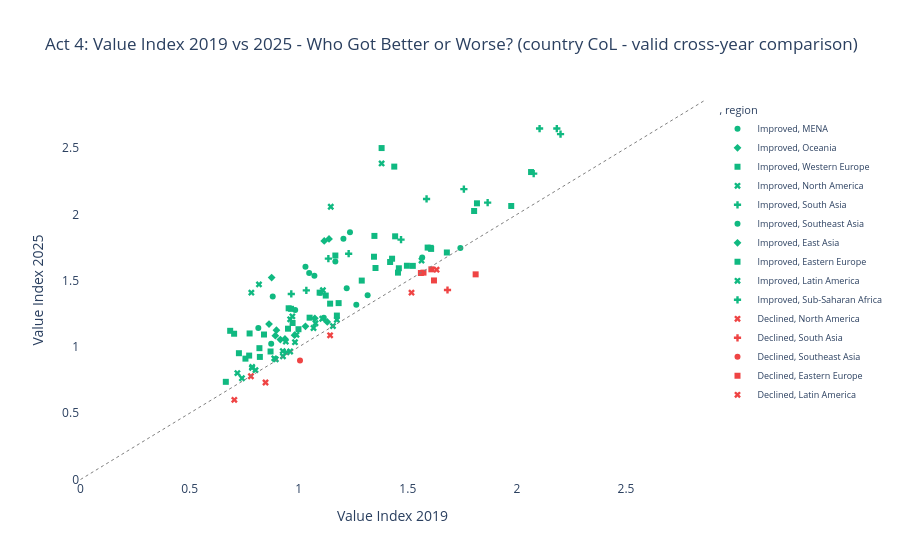

Source (notebook cell):
### Markdown cell above
---
## Act 4: The Net Verdict - 2019 → 2025

With the full arc visible: who are the long-run winners and losers? What drove the
change - rising costs, falling quality, or both? Which regions were hit hardest?

### Code cell
pre_data  = df[df['year'] == PRE_COVID][['City','region','value_index','quality_score','col_rank']].rename(
    columns={'value_index':'vi_2019','quality_score':'q_2019','col_rank':'rank_2019'})
post_data = df[df['year'] == POST_COVID][['City','value_index','quality_score','col_rank']].rename(
    columns={'value_index':'vi_2025','quality_score':'q_2025','col_rank':'rank_2025'})

cmp = pre_data.merge(post_data, on='City')
cmp['vi_change'] = (cmp['vi_2025'] - cmp['vi_2019']).round(3)
cmp['q_change']  = (cmp['q_2025']  - cmp['q_2019']).round(1)
cmp['direction'] = cmp['vi_change'].apply(lambda x: 'Improved' if x > 0 else 'Declined')

improved = (cmp['direction'] == 'Improved').sum()
declined = (cmp['direction'] == 'Declined').sum()
print(f'Cities improved: {improved}  |  declined: {declined}')

max_val = max(cmp['vi_2019'].max(), cmp['vi_2025'].max()) * 1.08

fig = px.scatter(
    cmp, x='vi_2019', y='vi_2025',
    color='direction', hover_name='City',
    hover_data={'vi_change':':.3f','q_change':':.1f','region':True,'direction':False},
    color_discrete_map={'Improved': PALETTE['gained'], 'Declined': PALETTE['lost']},
    title=f'Act 4: Value Index {PRE_COVID} vs {POST_COVID} - Who Got Better or Worse?\n'
          '(country CoL - valid cross-year comparison)',
    labels={'vi_2019': f'Value Index {PRE_COVID}', 'vi_2025': f'Value Index {POST_COVID}', 'direction': ''},
    symbol='region',
)
fig.add_shape(type='line', x0=0, y0=0, x1=max_val, y1=max_val,
              line=dict(color='grey', width=1, dash='dot'))
fig.update_layout(plot_bgcolor='white', paper_bgcolor='white',
                  legend=dict(font=dict(size=9)))
fig.show()

### Figure 1 — Plotly figure (JSON) as saved in the notebook; plotly's stock layout.template omitted (floating-point values rounded to 4 significant figures)
{"data": [{"customdata": [[0.054, 0.3, "MENA", "Improved"], [0.499, 2.9, "MENA", "Improved"], [0.11, 3, "MENA", "Improved"], [0.329, -2.9, "MENA", "Improved"], [0.631, 2.7, "MENA", "Improved"], [0.311, 2, "MENA", "Improved"], [0.106, 3.4, "MENA", "Improved"], [0.075, 2, "MENA", "Improved"], [0.005, -0.7, "MENA", "Improved"], [0.224, 2.4, "MENA", "Improved"], [0.574, 1, "MENA", "Improved"], [0.151, 1.9, "MENA", "Improved"]], "hovertemplate": "<b>%{hovertext}</b><br><br>region=%{customdata[2]}<br>Value Index 2019=%{x}<br>Value Index 2025=%{y}<br>vi_change=%{customdata[0]:.3f}<br>q_change=%{customdata[1]:.1f}<extra></extra>", "hovertext": ["Abu Dhabi, United Arab Emirates", "Amman, Jordan", "Ankara, Turkey", "Beirut, Lebanon", "Cairo, Egypt", "Doha, Qatar", "Dubai, United Arab Emirates", "Istanbul, Turkey", "Izmir, Turkey", "Riyadh, Saudi Arabia", "Tehran, Iran", "Tel Aviv-Yafo, Israel"], "legendgroup": "Improved, MENA", "marker": {"color": "#10B981", "symbol": "circle"}, "mode": "markers", "name": "Improved, MENA", "orientation": "v", "showlegend": true, "type": "scatter", "x": [1.264, 0.881, 1.566, 0.815, 1.235, 1.098, 1.115, 1.316, 1.741, 1.22, 1.031, 0.874], "xaxis": "x", "y": [1.318, 1.38, 1.676, 1.144, 1.866, 1.409, 1.221, 1.391, 1.746, 1.444, 1.605, 1.025], "yaxis": "y"}, {"customdata": [[0.125, -3.9, "Oceania", "Improved"], [0.229, -2.9, "Oceania", "Improved"], [0.108, -4.4, "Oceania", "Improved"], [0.058, -9.1, "Oceania", "Improved"], [0.14, -1.7, "Oceania", "Improved"], [0.123, -3, "Oceania", "Improved"], [0.192, 1.7, "Oceania", "Improved"], [0.142, -10.7, "Oceania", "Improved"]], "hovertemplate": "<b>%{hovertext}</b><br><br>region=%{customdata[2]}<br>Value Index 2019=%{x}<br>Value Index 2025=%{y}<br>vi_change=%{customdata[0]:.3f}<br>q_change=%{customdata[1]:.1f}<extra></extra>", "hovertext": ["Adelaide, Australia", "Auckland, New Zealand", "Brisbane, Australia", "Canberra, Australia", "Melbourne, Australia", "Perth, Australia", "Sydney, Australia", "Wellington, New Zealand"], "legendgroup": "Improved, Oceania", "marker": {"color": "#10B981", "symbol": "diamond"}, "mode": "markers", "name": "Improved, Oceania", "orientation": "v", "showlegend": true, "type": "scatter", "x": [1.031, 0.898, 0.981, 1.131, 0.916, 0.937, 0.893, 1.074], "xaxis": "x", "y": [1.156, 1.127, 1.089, 1.189, 1.056, 1.06, 1.085, 1.216], "yaxis": "y"}, {"customdata": [[0.338, 6.8, "Western Europe", "Improved"], [0.187, -1, "Western Europe", "Improved"], [0.264, -1.1, "Western Europe", "Improved"], [0.135, -1.3, "Western Europe", "Improved"], [0.171, -3.8, "Western Europe", "Improved"], [0.209, -0.1, "Western Europe", "Improved"], [0.156, -2.3, "Western Europe", "Improved"], [0.062, -3.5, "Western Europe", "Improved"], [0.314, 3, "Western Europe", "Improved"], [0.336, 1.5, "Western Europe", "Improved"], [0.103, 1.1, "Western Europe", "Improved"], [0.522, 9.6, "Western Europe", "Improved"], [0.095, 0.3, "Western Europe", "Improved"], [0.253, -2.4, "Western Europe", "Improved"], [0.148, -2.2, "Western Europe", "Improved"], [0.396, 4.8, "Western Europe", "Improved"], [0.227, 0.9, "Western Europe", "Improved"], [0.491, 7.8, "Western Europe", "Improved"], [0.162, -0.8, "Western Europe", "Improved"], [0.436, 9.8, "Western Europe", "Improved"], [0.323, 0.7, "Western Europe", "Improved"], [0.171, -2.8, "Western Europe", "Improved"], [0.327, 2.6, "Western Europe", "Improved"], [0.183, -1.6, "Western Europe", "Improved"], [0.071, -8.1, "Western Europe", "Improved"]], "hovertemplate": "<b>%{hovertext}</b><br><br>region=%{customdata[2]}<br>Value Index 2019=%{x}<br>Value Index 2025=%{y}<br>vi_change=%{customdata[0]:.3f}<br>q_change=%{customdata[1]:.1f}<extra></extra>", "hovertext": ["Amsterdam, Netherlands", "Athens, Greece", "Barcelona, Spain", "Berlin, Germany", "Brussels, Belgium", "Copenhagen, Denmark", "Dublin, Ireland", "Edinburgh, United Kingdom", "Helsinki, Finland", "Lisbon, Portugal", "London, United Kingdom", "Madrid, Spain", "Manchester, United Kingdom", "Milan, Italy", "Munich, Germany", "Oslo, Norway", "Paris, France", "Porto, Portugal", "Reykjavik, Iceland", "Rome, Italy", "Stockholm, Sweden", "Thessaloniki, Greece", "Turin, Italy", "Vienna, Austria", "Zurich, Switzerland"], "legendgroup": "Improved, Western Europe", "marker": {"color": "#10B981", "symbol": "square"}, "mode": "markers", "name": "Improved, Western Europe", "orientation": "v", "showlegend": true, "type": "scatter", "x": [0.954, 0.951, 1.124, 0.999, 0.82, 0.972, 0.756, 1.175, 1.096, 1.345, 0.822, 1.168, 0.871, 0.841, 1.183, 0.704, 0.726, 1.347, 0.773, 0.686, 0.965, 1.05, 0.775, 1.144, 0.666], "xaxis": "x", "y": [1.292, 1.138, 1.388, 1.134, 0.991, 1.181, 0.912, 1.237, 1.41, 1.681, 0.925, 1.69, 0.966, 1.094, 1.331, 1.1, 0.953, 1.838, 0.935, 1.122, 1.288, 1.221, 1.102, 1.327, 0.737], "yaxis": "y"}, {"customdata": [[0.084, 1.9, "North America", "Improved"], [0.002, -4.5, "North America", "Improved"], [0.005, -4.5, "North America", "Improved"], [0.105, -0.8, "North America", "Improved"], [0.026, -2.7, "North America", "Improved"], [0.102, -0.8, "North America", "Improved"], [0.024, -2.2, "North America", "Improved"], [0.056, -0.3, "North America", "Improved"], [0.102, -0.3, "North America", "Improved"], [0.023, -2.5, "North America", "Improved"], [0.03, -5.6, "North America", "Improved"], [0.063, 0.2, "North America", "Improved"], [0.015, -3.7, "North America", "Improved"], [0.042, -1.9, "North America", "Improved"], [0.012, -3.7, "North America", "Improved"], [0.053, -3.1, "North America", "Improved"], [0.075, -2.4, "North America", "Improved"], [0.001, -7.2, "North America", "Improved"], [0.099, -0.1, "North America", "Improved"]], "hovertemplate": "<b>%{hovertext}</b><br><br>region=%{customdata[2]}<br>Value Index 2019=%{x}<br>Value Index 2025=%{y}<br>vi_change=%{customdata[0]:.3f}<br>q_change=%{customdata[1]:.1f}<extra></extra>", "hovertext": ["Atlanta, GA, United States", "Austin, TX, United States", "Boston, MA, United States", "Calgary, Canada", "Denver, CO, United States", "Edmonton, Canada", "Houston, TX, United States", "Miami, FL, United States", "Montreal, Canada", "New York, NY, United States", "Ottawa, Canada", "Phoenix, AZ, United States", "Portland, OR, United States", "San Diego, CA, United States", "Seattle, WA, United States", "Toronto, Canada", "Vancouver, Canada", "Victoria, Canada", "Winnipeg, Canada"], "legendgroup": "Improved, North America", "marker": {"color": "#10B981", "symbol": "x"}, "mode": "markers", "name": "Improved, North America", "orientation": "v", "showlegend": true, "type": "scatter", "x": [0.719, 0.928, 0.961, 1.108, 0.888, 1.077, 0.74, 0.786, 0.99, 0.802, 1.175, 0.787, 0.944, 0.927, 0.895, 0.983, 1.068, 1.157, 0.941], "xaxis": "x", "y": [0.803, 0.93, 0.966, 1.213, 0.914, 1.179, 0.764, 0.842, 1.092, 0.825, 1.205, 0.85, 0.959, 0.969, 0.907, 1.036, 1.143, 1.158, 1.04], "yaxis": "y"}, {"customdata": [[0.223, -4.4, "South Asia", "Improved"], [0.544, 0.7, "South Asia", "Improved"], [0.341, -0.3, "South Asia", "Improved"], [0.406, -2.4, "South Asia", "Improved"], [0.231, -1.3, "South Asia", "Improved"], [0.531, 2.9, "South Asia", "Improved"], [0.434, 0.2, "South Asia", "Improved"], [0.465, -1.2, "South Asia", "Improved"]], "hovertemplate": "<b>%{hovertext}</b><br><br>region=%{customdata[2]}<br>Value Index 2019=%{x}<br>Value Index 2025=%{y}<br>vi_change=%{customdata[0]:.3f}<br>q_change=%{customdata[1]:.1f}<extra></extra>", "hovertext": ["Bangalore, India", "Chennai, India", "Delhi, India", "Hyderabad, India", "Karachi, Pakistan", "Kolkata, India", "Mumbai, India", "Pune, India"], "legendgroup": "Improved, South Asia", "marker": {"color": "#10B981", "symbol": "cross"}, "mode": "markers", "name": "Improved, South Asia", "orientation": "v", "showlegend": true, "type": "scatter", "x": [1.866, 2.104, 1.469, 2.2, 2.077, 1.586, 1.757, 2.183], "xaxis": "x", "y": [2.089, 2.648, 1.81, 2.606, 2.308, 2.117, 2.191, 2.648], "yaxis": "y"}, {"customdata": [[0.465, 0.8, "Southeast Asia", "Improved"], [0.612, 2.9, "Southeast Asia", "Improved"], [0.511, 0.4, "Southeast Asia", "Improved"], [0.477, 2.8, "Southeast Asia", "Improved"], [0.295, 2.3, "Southeast Asia", "Improved"]], "hovertemplate": "<b>%{hovertext}</b><br><br>region=%{customdata[2]}<br>Value Index 2019=%{x}<br>Value Index 2025=%{y}<br>vi_change=%{customdata[0]:.3f}<br>q_change=%{customdata[1]:.1f}<extra></extra>", "hovertext": ["Bangkok, Thailand", "Ho Chi Minh City, Vietnam", "Jakarta, Indonesia", "Kuala Lumpur, Malaysia", "Manila, Philippines"], "legendgroup": "Improved, Southeast Asia", "marker": {"color": "#10B981", "symbol": "circle"}, "mode": "markers", "name": "Improved, Southeast Asia", "orientation": "v", "showlegend": true, "type": "scatter", "x": [1.072, 1.205, 1.048, 1.168, 0.984], "xaxis": "x", "y": [1.537, 1.817, 1.559, 1.645, 1.279], "yaxis": "y"}, {"customdata": [[0.683, 11.5, "East Asia", "Improved"], [0.309, -0.1, "East Asia", "Improved"], [0.676, 11.1, "East Asia", "Improved"], [0.648, -3.4, "East Asia", "Improved"]], "hovertemplate": "<b>%{hovertext}</b><br><br>region=%{customdata[2]}<br>Value Index 2019=%{x}<br>Value Index 2025=%{y}<br>vi_change=%{customdata[0]:.3f}<br>q_change=%{customdata[1]:.1f}<extra></extra>", "hovertext": ["Beijing, China", "Seoul, South Korea", "Shanghai, China", "Tokyo, Japan"], "legendgroup": "Improved, East Asia", "marker": {"color": "#10B981", "symbol": "diamond"}, "mode": "markers", "name": "Improved, East Asia", "orientation": "v", "showlegend": true, "type": "scatter", "x": [1.117, 0.864, 1.139, 0.876], "xaxis": "x", "y": [1.8, 1.173, 1.815, 1.524], "yaxis": "y"}, {"customdata": [[0.135, 1.4, "Eastern Europe", "Improved"], [0.133, 1.6, "Eastern Europe", "Improved"], [0.106, 0, "Eastern Europe", "Improved"], [0.244, 1.6, "Eastern Europe", "Improved"], [0.09, -1.9, "Eastern Europe", "Improved"], [0.267, 0.6, "Eastern Europe", "Improved"], [0.222, 1.3, "Eastern Europe", "Improved"], [0.255, -10.4, "Eastern Europe", "Improved"], [1.121, 6.8, "Eastern Europe", "Improved"], [0.143, 2, "Eastern Europe", "Improved"], [0.212, 1.7, "Eastern Europe", "Improved"], [0.923, 1.6, "Eastern Europe", "Improved"], [0.393, 6.5, "Eastern Europe", "Improved"], [0.034, -1.2, "Eastern Europe", "Improved"], [0.117, 1.5, "Eastern Europe", "Improved"], [0.089, 2, "Eastern Europe", "Improved"], [0.222, 3, "Eastern Europe", "Improved"], [0.159, 4, "Eastern Europe", "Improved"], [0.238, 1.7, "Eastern Europe", "Improved"]], "hovertemplate": "<b>%{hovertext}</b><br><br>region=%{customdata[2]}<br>Value Index 2019=%{x}<br>Value Index 2025=%{y}<br>vi_change=%{customdata[0]:.3f}<br>q_change=%{customdata[1]:.1f}<extra></extra>", "hovertext": ["Bratislava, Slovakia", "Brno, Czech Republic", "Bucharest, Romania", "Budapest, Hungary", "Cluj-Napoca, Romania", "Kiev (Kyiv), Ukraine", "Ljubljana, Slovenia", "Minsk, Belarus", "Moscow, Russia", "Prague, Czech Republic", "Riga, Latvia", "Saint Petersburg, Russia", "Sarajevo, Bosnia And Herzegovina", "Skopje, North Macedonia", "Sofia, Bulgaria", "Tallinn, Estonia", "Timisoara, Romania", "Vilnius, Lithuania", "Zagreb, Croatia"], "legendgroup": "Improved, Eastern Europe", "marker": {"color": "#10B981", "symbol": "square"}, "mode": "markers", "name": "Improved, Eastern Europe", "orientation": "v", "showlegend": true, "type": "scatter", "x": [1.459, 1.607, 1.455, 1.352, 1.974, 1.817, 1.419, 2.065, 1.38, 1.605, 1.289, 1.438, 1.442, 1.679, 1.496, 1.523, 1.804, 1.591, 1.428], "xaxis": "x", "y": [1.594, 1.74, 1.561, 1.596, 2.064, 2.084, 1.641, 2.32, 2.501, 1.748, 1.501, 2.361, 1.835, 1.713, 1.613, 1.612, 2.026, 1.75, 1.666], "yaxis": "y"}, {"customdata": [[0.089, -4.1, "Latin America", "Improved"], [1.005, 2, "Latin America", "Improved"], [0.248, -0.2, "Latin America", "Improved"], [0.26, 1.4, "Latin America", "Improved"], [0.911, 3.6, "Latin America", "Improved"], [0.627, 2.6, "Latin America", "Improved"], [0.317, -2.9, "Latin America", "Improved"], [0.654, 2.7, "Latin America", "Improved"]], "hovertemplate": "<b>%{hovertext}</b><br><br>region=%{customdata[2]}<br>Value Index 2019=%{x}<br>Value Index 2025=%{y}<br>vi_change=%{customdata[0]:.3f}<br>q_change=%{customdata[1]:.1f}<extra></extra>", "hovertext": ["Bogota, Colombia", "Curitiba, Brazil", "Lima, Peru", "Montevideo, Uruguay", "Porto Alegre, Brazil", "Rio de Janeiro, Brazil", "Santiago, Chile", "Sao Paulo, Brazil"], "legendgroup": "Improved, Latin America", "marker": {"color": "#10B981", "symbol": "x"}, "mode": "markers", "name": "Improved, Latin America", "orientation": "v", "showlegend": true, "type": "scatter", "x": [1.563, 1.38, 0.961, 0.971, 1.147, 0.783, 1.111, 0.818], "xaxis": "x", "y": [1.652, 2.385, 1.209, 1.231, 2.058, 1.41, 1.428, 1.472], "yaxis": "y"}, {"customdata": [[0.475, -1.1, "Sub-Saharan Africa", "Improved"], [0.531, 1.7, "Sub-Saharan Africa", "Improved"], [0.434, 0.9, "Sub-Saharan Africa", "Improved"], [0.392, -1.2, "Sub-Saharan Africa", "Improved"]], "hovertemplate": "<b>%{hovertext}</b><br><br>region=%{customdata[2]}<br>Value Index 2019=%{x}<br>Value Index 2025=%{y}<br>vi_change=%{customdata[0]:.3f}<br>q_change=%{customdata[1]:.1f}<extra></extra>", "hovertext": ["Cape Town, South Africa", "Durban, South Africa", "Johannesburg, South Africa", "Pretoria, South Africa"], "legendgroup": "Improved, Sub-Saharan Africa", "marker": {"color": "#10B981", "symbol": "cross"}, "mode": "markers", "name": "Improved, Sub-Saharan Africa", "orientation": "v", "showlegend": true, "type": "scatter", "x": [1.229, 1.136, 0.966, 1.035], "xaxis": "x", "y": [1.704, 1.667, 1.4, 1.427], "yaxis": "y"}, {"customdata": [[-0.002, -4, "North America", "Declined"], [-0.104, -10.3, "North America", "Declined"], [-0.056, 0.1, "North America", "Declined"], [-0.049, 1.3, "North America", "Declined"], [-0.116, -11.8, "North America", "Declined"]], "hovertemplate": "<b>%{hovertext}</b><br><br>region=%{customdata[2]}<br>Value Index 2019=%{x}<br>Value Index 2025=%{y}<br>vi_change=%{customdata[0]:.3f}<br>q_change=%{customdata[1]:.1f}<extra></extra>", "hovertext": ["Chicago, IL, United States", "Los Angeles, CA, United States", "Mexico City, Mexico", "Monterrey, Mexico", "San Francisco, CA, United States"], "legendgroup": "Declined, North America", "marker": {"color": "#EF4444", "symbol": "x"}, "mode": "markers", "name": "Declined, North America", "orientation": "v", "showlegend": true, "type": "scatter", "x": [0.781, 0.705, 1.144, 1.632, 0.848], "xaxis": "x", "y": [0.779, 0.601, 1.088, 1.583, 0.732], "yaxis": "y"}, {"customdata": [[-0.252, -2.9, "South Asia", "Declined"]], "hovertemplate": "<b>%{hovertext}</b><br><br>region=%{customdata[2]}<br>Value Index 2019=%{x}<br>Value Index 2025=%{y}<br>vi_change=%{customdata[0]:.3f}<br>q_change=%{customdata[1]:.1f}<extra></extra>", "hovertext": ["Colombo, Sri Lanka"], "legendgroup": "Declined, South Asia", "marker": {"color": "#EF4444", "symbol": "cross"}, "mode": "markers", "name": "Declined, South Asia", "orientation": "v", "showlegend": true, "type": "scatter", "x": [1.682], "xaxis": "x", "y": [1.43], "yaxis": "y"}, {"customdata": [[-0.108, 0.8, "Southeast Asia", "Declined"]], "hovertemplate": "<b>%{hovertext}</b><br><br>region=%{customdata[2]}<br>Value Index 2019=%{x}<br>Value Index 2025=%{y}<br>vi_change=%{customdata[0]:.3f}<br>q_change=%{customdata[1]:.1f}<extra></extra>", "hovertext": ["Singapore, Singapore"], "legendgroup": "Declined, Southeast Asia", "marker": {"color": "#EF4444", "symbol": "circle"}, "mode": "markers", "name": "Declined, Southeast Asia", "orientation": "v", "showlegend": true, "type": "scatter", "x": [1.006], "xaxis": "x", "y": [0.898], "yaxis": "y"}, {"customdata": [[-0.118, -3.4, "Eastern Europe", "Declined"], [-0.263, -10.6, "Eastern Europe", "Declined"], [-0.002, -0.4, "Eastern Europe", "Declined"], [-0.022, -1.2, "Eastern Europe", "Declined"], [-0.011, -0.7, "Eastern Europe", "Declined"]], "hovertemplate": "<b>%{hovertext}</b><br><br>region=%{customdata[2]}<br>Value Index 2019=%{x}<br>Value Index 2025=%{y}<br>vi_change=%{customdata[0]:.3f}<br>q_change=%{customdata[1]:.1f}<extra></extra>", "hovertext": ["Belgrade, Serbia", "Gdansk, Poland", "Krakow (Cracow), Poland", "Warsaw, Poland", "Wroclaw, Poland"], "legendgroup": "Declined, Eastern Europe", "marker": {"color": "#EF4444", "symbol": "square"}, "mode": "markers", "name": "Declined, Eastern Europe", "orientation": "v", "showlegend": true, "type": "scatter", "x": [1.62, 1.811, 1.56, 1.608, 1.572], "xaxis": "x", "y": [1.502, 1.548, 1.558, 1.586, 1.561], "yaxis": "y"}, {"customdata": [[-0.107, 0.1, "Latin America", "Declined"]], "hovertemplate": "<b>%{hovertext}</b><br><br>region=%{customdata[2]}<br>Value Index 2019=%{x}<br>Value Index 2025=%{y}<br>vi_change=%{customdata[0]:.3f}<br>q_change=%{customdata[1]:.1f}<extra></extra>", "hovertext": ["Buenos Aires, Argentina"], "legendgroup": "Declined, Latin America", "marker": {"color": "#EF4444", "symbol": "x"}, "mode": "markers", "name": "Declined, Latin America", "orientation": "v", "showlegend": true, "type": "scatter", "x": [1.517], "xaxis": "x", "y": [1.41], "yaxis": "y"}], "layout": {"legend": {"font": {"size": 9}, "title": {"text": ", region"}, "tracegroupgap": 0}, "paper_bgcolor": "white", "plot_bgcolor": "white", "shapes": [{"line": {"color": "grey", "dash": "dot", "width": 1}, "type": "line", "x0": 0, "x1": 2.86, "y0": 0, "y1": 2.86}], "title": {"text": "Act 4: Value Index 2019 vs 2025 - Who Got Better or Worse?\n(country CoL - valid cross-year comparison)"}, "xaxis": {"anchor": "y", "domain": [0, 1], "title": {"text": "Value Index 2019"}}, "yaxis": {"anchor": "x", "domain": [0, 1], "title": {"text": "Value Index 2025"}}}}
